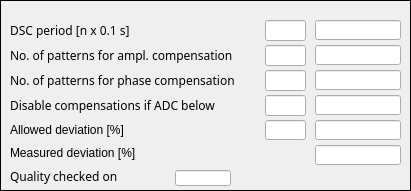
   <widget class="caFrame" name="caframe_8">
    <property name="geometry">
     <rect>
      <x>5</x>
      <y>15</y>
      <width>411</width>
      <height>191</height>
     </rect>
    </property>
    <property name="frameShape">
     <enum>QFrame::Box</enum>
    </property>
    <property name="frameShadow">
     <enum>QFrame::Plain</enum>
    </property>
    <property name="lineWidth">
     <number>1</number>
    </property>
    <property name="midLineWidth">
     <number>1</number>
    </property>
    <property name="background">
     <color>
      <red>0</red>
      <green>0</green>
      <blue>0</blue>
     </color>
    </property>
    <property name="backgroundMode">
     <enum>caFrame::Outline</enum>
    </property>
    <property name="styleSheet" stdset="0">
     <string notr="true"/>
    </property>
    <widget class="QLabel" name="label_47">
     <property name="geometry">
      <rect>
       <x>10</x>
       <y>45</y>
       <width>256</width>
       <height>20</height>
      </rect>
     </property>
     <property name="font">
      <font>
       <family>Sans Serif</family>
       <pointsize>9</pointsize>
      </font>
     </property>
     <property name="text">
      <string>No. of patterns for ampl. compensation</string>
     </property>
    </widget>
    <widget class="QLabel" name="label_49">
     <property name="geometry">
      <rect>
       <x>10</x>
       <y>20</y>
       <width>141</width>
       <height>20</height>
      </rect>
     </property>
     <property name="font">
      <font>
       <family>Sans Serif</family>
       <pointsize>9</pointsize>
      </font>
     </property>
     <property name="text">
      <string>DSC period [n x 0.1 s]</string>
     </property>
    </widget>
    <widget class="caTextEntry" name="catextentry_2">
     <property name="geometry">
      <rect>
       <x>265</x>
       <y>20</y>
       <width>41</width>
       <height>21</height>
      </rect>
     </property>
     <property name="font">
      <font>
       <family>Sans Serif</family>
       <pointsize>10</pointsize>
      </font>
     </property>
     <property name="alignment">
      <set>Qt::AlignRight|Qt::AlignTrailing|Qt::AlignVCenter</set>
     </property>
     <property name="channel" stdset="0">
      <string notr="true">$(BPM):dsc:frequency_sp</string>
     </property>
     <property name="foreground">
      <color>
       <red>170</red>
       <green>0</green>
       <blue>0</blue>
      </color>
     </property>
     <property name="background">
      <color>
       <red>255</red>
       <green>255</green>
       <blue>127</blue>
      </color>
     </property>
     <property name="colorMode">
      <enum>caLineEdit::Static</enum>
     </property>
     <property name="limitsMode">
      <enum>caLineEdit::User</enum>
     </property>
     <property name="maxValue">
      <double>200.000000000000000</double>
     </property>
     <property name="minValue">
      <double>10.000000000000000</double>
     </property>
     <property name="fontScaleMode" stdset="0">
      <enum>caLineEdit::WidthAndHeight</enum>
     </property>
    </widget>
    <widget class="QLabel" name="label_48">
     <property name="geometry">
      <rect>
       <x>10</x>
       <y>70</y>
       <width>256</width>
       <height>20</height>
      </rect>
     </property>
     <property name="font">
      <font>
       <family>Sans Serif</family>
       <pointsize>9</pointsize>
      </font>
     </property>
     <property name="text">
      <string>No. of patterns for phase compensation</string>
     </property>
    </widget>
    <widget class="caTextEntry" name="catextentry_3">
     <property name="geometry">
      <rect>
       <x>265</x>
       <y>45</y>
       <width>41</width>
       <height>21</height>
      </rect>
     </property>
     <property name="font">
      <font>
       <family>Sans Serif</family>
       <pointsize>10</pointsize>
      </font>
     </property>
     <property name="alignment">
      <set>Qt::AlignRight|Qt::AlignTrailing|Qt::AlignVCenter</set>
     </property>
     <property name="channel" stdset="0">
      <string notr="true">$(BPM):dsc:avg_gain_patt_sp</string>
     </property>
     <property name="foreground">
      <color>
       <red>170</red>
       <green>0</green>
       <blue>0</blue>
      </color>
     </property>
     <property name="background">
      <color>
       <red>255</red>
       <green>255</green>
       <blue>127</blue>
      </color>
     </property>
     <property name="colorMode">
      <enum>caLineEdit::Static</enum>
     </property>
     <property name="limitsMode">
      <enum>caLineEdit::User</enum>
     </property>
     <property name="maxValue">
      <double>16.000000000000000</double>
     </property>
     <property name="minValue">
      <double>4.000000000000000</double>
     </property>
     <property name="fontScaleMode" stdset="0">
      <enum>caLineEdit::WidthAndHeight</enum>
     </property>
    </widget>
    <widget class="caTextEntry" name="catextentry_4">
     <property name="geometry">
      <rect>
       <x>265</x>
       <y>70</y>
       <width>41</width>
       <height>21</height>
      </rect>
     </property>
     <property name="font">
      <font>
       <family>Sans Serif</family>
       <pointsize>10</pointsize>
      </font>
     </property>
     <property name="alignment">
      <set>Qt::AlignRight|Qt::AlignTrailing|Qt::AlignVCenter</set>
     </property>
     <property name="channel" stdset="0">
      <string notr="true">$(BPM):dsc:avg_ph_patt_sp</string>
     </property>
     <property name="foreground">
      <color>
       <red>170</red>
       <green>0</green>
       <blue>0</blue>
      </color>
     </property>
     <property name="background">
      <color>
       <red>255</red>
       <green>255</green>
       <blue>127</blue>
      </color>
     </property>
     <property name="colorMode">
      <enum>caLineEdit::Static</enum>
     </property>
     <property name="limitsMode">
      <enum>caLineEdit::User</enum>
     </property>
     <property name="maxValue">
      <double>16.000000000000000</double>
     </property>
     <property name="minValue">
      <double>4.000000000000000</double>
     </property>
     <property name="fontScaleMode" stdset="0">
      <enum>caLineEdit::WidthAndHeight</enum>
     </property>
    </widget>
    <widget class="QLabel" name="label_50">
     <property name="geometry">
      <rect>
       <x>10</x>
       <y>95</y>
       <width>256</width>
       <height>20</height>
      </rect>
     </property>
     <property name="font">
      <font>
       <family>Sans Serif</family>
       <pointsize>9</pointsize>
      </font>
     </property>
     <property name="text">
      <string>Disable compensations if ADC below</string>
     </property>
    </widget>
    <widget class="caTextEntry" name="catextentry_5">
     <property name="geometry">
      <rect>
       <x>265</x>
       <y>95</y>
       <width>41</width>
       <height>21</height>
      </rect>
     </property>
     <property name="font">
      <font>
       <family>Sans Serif</family>
       <pointsize>10</pointsize>
      </font>
     </property>
     <property name="alignment">
      <set>Qt::AlignRight|Qt::AlignTrailing|Qt::AlignVCenter</set>
     </property>
     <property name="channel" stdset="0">
      <string notr="true">$(BPM):dsc:maxadc_thr_sp</string>
     </property>
     <property name="foreground">
      <color>
       <red>170</red>
       <green>0</green>
       <blue>0</blue>
      </color>
     </property>
     <property name="background">
      <color>
       <red>255</red>
       <green>255</green>
       <blue>127</blue>
      </color>
     </property>
     <property name="colorMode">
      <enum>caLineEdit::Static</enum>
     </property>
     <property name="fontScaleMode" stdset="0">
      <enum>caLineEdit::WidthAndHeight</enum>
     </property>
    </widget>
    <widget class="QLabel" name="label_32">
     <property name="geometry">
      <rect>
       <x>10</x>
       <y>120</y>
       <width>161</width>
       <height>20</height>
      </rect>
     </property>
     <property name="font">
      <font>
       <pointsize>9</pointsize>
      </font>
     </property>
     <property name="text">
      <string>Allowed deviation [%]</string>
     </property>
    </widget>
    <widget class="caTextEntry" name="catextentry">
     <property name="geometry">
      <rect>
       <x>265</x>
       <y>120</y>
       <width>41</width>
       <height>20</height>
      </rect>
     </property>
     <property name="font">
      <font>
       <family>Sans Serif</family>
       <pointsize>10</pointsize>
      </font>
     </property>
     <property name="alignment">
      <set>Qt::AlignRight|Qt::AlignTrailing|Qt::AlignVCenter</set>
     </property>
     <property name="channel" stdset="0">
      <string notr="true">$(BPM):dsc:tolerance_thr_sp</string>
     </property>
     <property name="foreground">
      <color>
       <red>170</red>
       <green>0</green>
       <blue>0</blue>
      </color>
     </property>
     <property name="background">
      <color>
       <red>255</red>
       <green>255</green>
       <blue>127</blue>
      </color>
     </property>
     <property name="colorMode">
      <enum>caLineEdit::Static</enum>
     </property>
     <property name="fontScaleMode" stdset="0">
      <enum>caLineEdit::WidthAndHeight</enum>
     </property>
    </widget>
    <widget class="QLabel" name="label_34">
     <property name="geometry">
      <rect>
       <x>10</x>
       <y>145</y>
       <width>161</width>
       <height>16</height>
      </rect>
     </property>
     <property name="font">
      <font>
       <pointsize>9</pointsize>
      </font>
     </property>
     <property name="text">
      <string>Measured deviation [%]</string>
     </property>
    </widget>
    <widget class="QLabel" name="label_16">
     <property name="geometry">
      <rect>
       <x>10</x>
       <y>166</y>
       <width>149</width>
       <height>21</height>
      </rect>
     </property>
     <property name="font">
      <font>
       <family>Sans Serif</family>
       <pointsize>9</pointsize>
      </font>
     </property>
     <property name="text">
      <string>Quality checked on</string>
     </property>
    </widget>
    <widget class="caLineEdit" name="calineedit">
     <property name="geometry">
      <rect>
       <x>175</x>
       <y>170</y>
       <width>56</width>
       <height>16</height>
      </rect>
     </property>
     <property name="font">
      <font>
       <family>Sans Serif</family>
       <pointsize>10</pointsize>
      </font>
     </property>
     <property name="channel" stdset="0">
      <string notr="true">$(BPM):dsc:qselect</string>
     </property>
     <property name="background">
      <color>
       <red>255</red>
       <green>255</green>
       <blue>255</blue>
      </color>
     </property>
     <property name="colorMode">
      <enum>caLineEdit::Static</enum>
     </property>
     <property name="fontScaleMode" stdset="0">
      <enum>caLineEdit::WidthAndHeight</enum>
     </property>
    </widget>
    <widget class="caLineEdit" name="calineedit_35">
     <property name="geometry">
      <rect>
       <x>315</x>
       <y>20</y>
       <width>86</width>
       <height>20</height>
      </rect>
     </property>
     <property name="font">
      <font>
       <family>Sans Serif</family>
       <pointsize>10</pointsize>
      </font>
     </property>
     <property name="alignment">
      <set>Qt::AlignCenter</set>
     </property>
     <property name="readOnly">
      <bool>true</bool>
     </property>
     <property name="channel" stdset="0">
      <string notr="true">$(BPM):dsc:frequency_mon</string>
     </property>
     <property name="foreground">
      <color>
       <red>0</red>
       <green>0</green>
       <blue>0</blue>
      </color>
     </property>
     <property name="background">
      <color>
       <red>255</red>
       <green>255</green>
       <blue>255</blue>
      </color>
     </property>
     <property name="colorMode">
      <enum>caLineEdit::Static</enum>
     </property>
     <property name="frameLineWidth" stdset="0">
      <number>1</number>
     </property>
     <property name="fontScaleMode" stdset="0">
      <enum>caLineEdit::WidthAndHeight</enum>
     </property>
     <property name="unitsEnabled">
      <bool>true</bool>
     </property>
    </widget>
    <widget class="caLineEdit" name="calineedit_36">
     <property name="geometry">
      <rect>
       <x>315</x>
       <y>45</y>
       <width>86</width>
       <height>20</height>
      </rect>
     </property>
     <property name="font">
      <font>
       <family>Sans Serif</family>
       <pointsize>10</pointsize>
      </font>
     </property>
     <property name="alignment">
      <set>Qt::AlignCenter</set>
     </property>
     <property name="readOnly">
      <bool>true</bool>
     </property>
     <property name="channel" stdset="0">
      <string notr="true">$(BPM):dsc:avg_gain_patt_mon</string>
     </property>
     <property name="foreground">
      <color>
       <red>0</red>
       <green>0</green>
       <blue>0</blue>
      </color>
     </property>
     <property name="background">
      <color>
       <red>255</red>
       <green>255</green>
       <blue>255</blue>
      </color>
     </property>
     <property name="colorMode">
      <enum>caLineEdit::Static</enum>
     </property>
     <property name="frameLineWidth" stdset="0">
      <number>1</number>
     </property>
     <property name="fontScaleMode" stdset="0">
      <enum>caLineEdit::WidthAndHeight</enum>
     </property>
     <property name="unitsEnabled">
      <bool>true</bool>
     </property>
    </widget>
    <widget class="caLineEdit" name="calineedit_37">
     <property name="geometry">
      <rect>
       <x>315</x>
       <y>70</y>
       <width>86</width>
       <height>20</height>
      </rect>
     </property>
     <property name="font">
      <font>
       <family>Sans Serif</family>
       <pointsize>10</pointsize>
      </font>
     </property>
     <property name="alignment">
      <set>Qt::AlignCenter</set>
     </property>
     <property name="readOnly">
      <bool>true</bool>
     </property>
     <property name="channel" stdset="0">
      <string notr="true">$(BPM):dsc:avg_ph_patt_mon</string>
     </property>
     <property name="foreground">
      <color>
       <red>0</red>
       <green>0</green>
       <blue>0</blue>
      </color>
     </property>
     <property name="background">
      <color>
       <red>255</red>
       <green>255</green>
       <blue>255</blue>
      </color>
     </property>
     <property name="colorMode">
      <enum>caLineEdit::Static</enum>
     </property>
     <property name="frameLineWidth" stdset="0">
      <number>1</number>
     </property>
     <property name="fontScaleMode" stdset="0">
      <enum>caLineEdit::WidthAndHeight</enum>
     </property>
     <property name="unitsEnabled">
      <bool>true</bool>
     </property>
    </widget>
    <widget class="caLineEdit" name="calineedit_38">
     <property name="geometry">
      <rect>
       <x>315</x>
       <y>95</y>
       <width>86</width>
       <height>20</height>
      </rect>
     </property>
     <property name="font">
      <font>
       <family>Sans Serif</family>
       <pointsize>10</pointsize>
      </font>
     </property>
     <property name="alignment">
      <set>Qt::AlignLeading|Qt::AlignLeft|Qt::AlignVCenter</set>
     </property>
     <property name="readOnly">
      <bool>true</bool>
     </property>
     <property name="channel" stdset="0">
      <string notr="true">$(BPM):dsc:maxadc_thr_mon</string>
     </property>
     <property name="foreground">
      <color>
       <red>0</red>
       <green>0</green>
       <blue>0</blue>
      </color>
     </property>
     <property name="background">
      <color>
       <red>255</red>
       <green>255</green>
       <blue>255</blue>
      </color>
     </property>
     <property name="colorMode">
      <enum>caLineEdit::Static</enum>
     </property>
     <property name="frameLineWidth" stdset="0">
      <number>1</number>
     </property>
     <property name="fontScaleMode" stdset="0">
      <enum>caLineEdit::WidthAndHeight</enum>
     </property>
     <property name="unitsEnabled">
      <bool>true</bool>
     </property>
    </widget>
    <widget class="caLineEdit" name="calineedit_39">
     <property name="geometry">
      <rect>
       <x>315</x>
       <y>120</y>
       <width>86</width>
       <height>20</height>
      </rect>
     </property>
     <property name="font">
      <font>
       <family>Sans Serif</family>
       <pointsize>10</pointsize>
      </font>
     </property>
     <property name="alignment">
      <set>Qt::AlignCenter</set>
     </property>
     <property name="readOnly">
      <bool>true</bool>
     </property>
     <property name="channel" stdset="0">
      <string notr="true">$(BPM):dsc:tolerance_thr_mon</string>
     </property>
     <property name="foreground">
      <color>
       <red>0</red>
       <green>0</green>
       <blue>0</blue>
      </color>
     </property>
     <property name="background">
      <color>
       <red>255</red>
       <green>255</green>
       <blue>255</blue>
      </color>
     </property>
     <property name="colorMode">
      <enum>caLineEdit::Static</enum>
     </property>
     <property name="frameLineWidth" stdset="0">
      <number>1</number>
     </property>
     <property name="fontScaleMode" stdset="0">
      <enum>caLineEdit::WidthAndHeight</enum>
     </property>
     <property name="unitsEnabled">
      <bool>true</bool>
     </property>
    </widget>
    <widget class="caLineEdit" name="calineedit_40">
     <property name="geometry">
      <rect>
       <x>315</x>
       <y>145</y>
       <width>86</width>
       <height>20</height>
      </rect>
     </property>
     <property name="font">
      <font>
       <family>Sans Serif</family>
       <pointsize>10</pointsize>
      </font>
     </property>
     <property name="alignment">
      <set>Qt::AlignCenter</set>
     </property>
     <property name="readOnly">
      <bool>true</bool>
     </property>
     <property name="channel" stdset="0">
      <string notr="true">$(BPM):dsc:tolerance_curr_mon</string>
     </property>
     <property name="foreground">
      <color>
       <red>0</red>
       <green>0</green>
       <blue>0</blue>
      </color>
     </property>
     <property name="background">
      <color>
       <red>255</red>
       <green>255</green>
       <blue>255</blue>
      </color>
     </property>
     <property name="colorMode">
      <enum>caLineEdit::Static</enum>
     </property>
     <property name="frameLineWidth" stdset="0">
      <number>1</number>
     </property>
     <property name="fontScaleMode" stdset="0">
      <enum>caLineEdit::WidthAndHeight</enum>
     </property>
     <property name="unitsEnabled">
      <bool>true</bool>
     </property>
    </widget>
   </widget>
